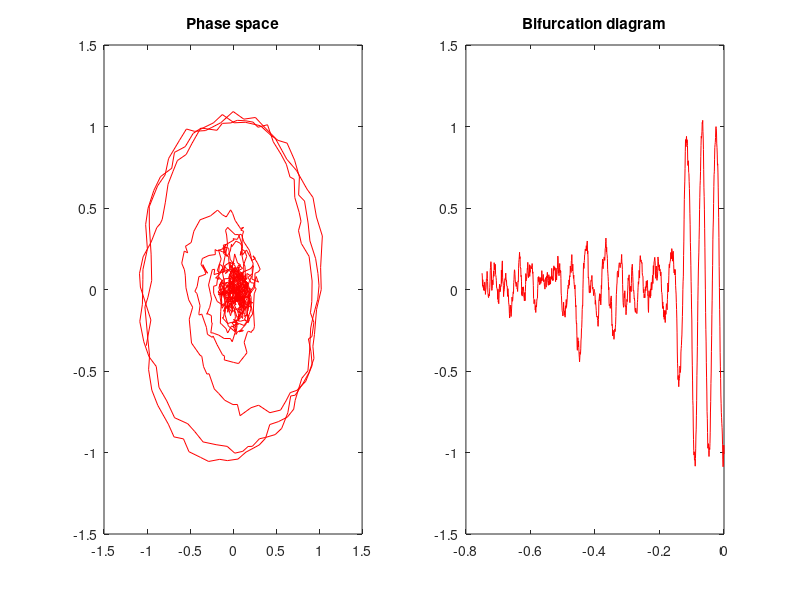

The MATLAB script that drew this image:
% mu1,mu2 = the initial and final parameters values to be explored
% x0,y0 = the initial conditions
% sigma = the intensity of the noise
% M. Gidea 2011 
t0 = 0;
tfinal = 100;
stepsize=0.1;
steps=floor((tfinal-t0)/stepsize);
x0 = 0.1; 
y0 = 0.1;
sigma=0.1;
mu1 = -0.75;
mu2 = 0;
%mu0 = 0;
% Euler method for stochastic ODE 
x=zeros(steps,1);
y=zeros(steps,1);
t=zeros(steps,1);
mu=zeros(steps,1);
x(1) = x0; 
y(1) = y0;
t(1) = t0; 
mu(1)=mu1;
for k = 1:1:steps,
x(k+1)=x(k)+stepsize*(-y(k)+x(k)*(x(k)^2+y(k)^2+mu(k))*(1-x(k)^2-y(k)^2))+sigma*randn*sqrt(stepsize);  
y(k+1)=y(k)+stepsize*(x(k)+y(k)*(x(k)^2+y(k)^2+mu(k))*(1-x(k)^2-y(k)^2))+sigma*randn*sqrt(stepsize);
t(k+1)=t(k)+stepsize;
mu(k+1)=((t(k+1)-t0)/(tfinal-t0))*(mu2-mu1)+mu1;   
end
subplot(1,2,1)
% The plot coordinates are x and y
plot (x(:),y(:),'r')
title ('Phase space')
subplot(1,2,2)
% The plot coordinates are mu (the parameter) and x (the x-variable) 
plot(mu(:),x(:),'r')
title('Bifurcation diagram')
z=[mu(:), x(:)];
% Write data in the file hopf.txt 
dlmwrite('hopf.txt',z)